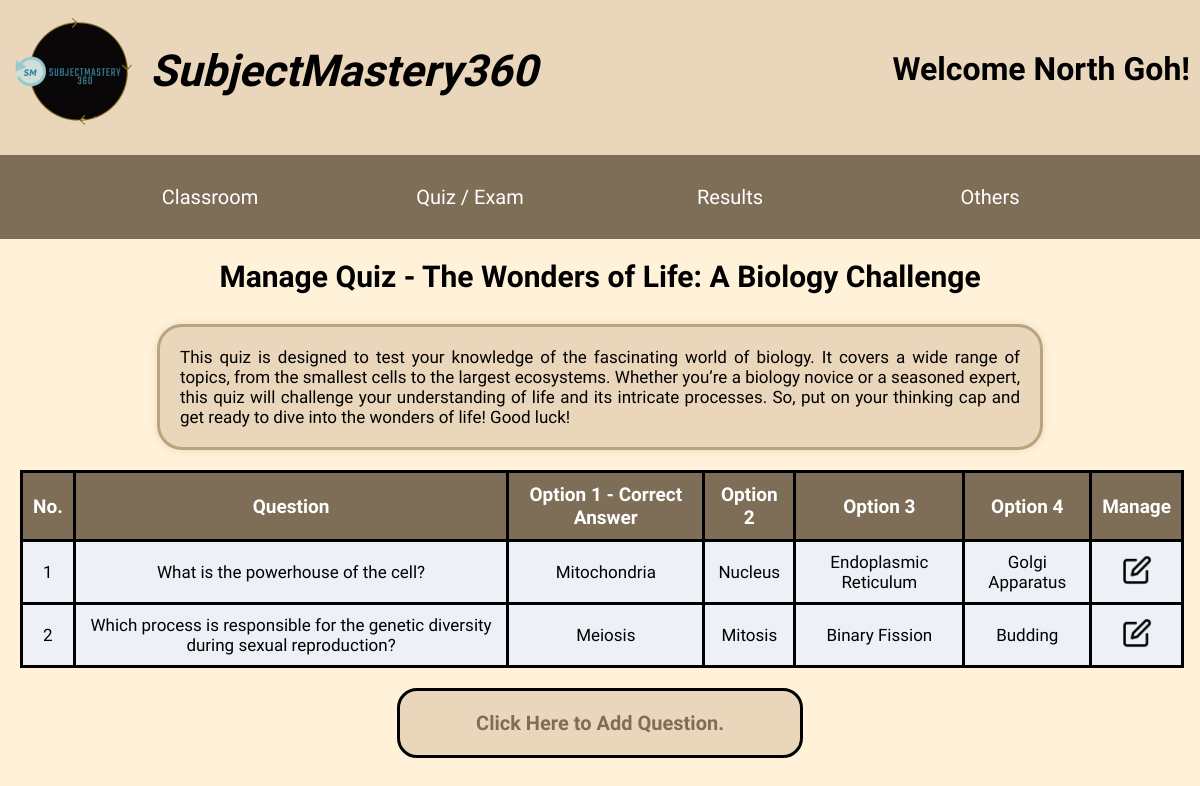
Page /php/teacher-managequiz.php?id=7 (signed in) on the committed database.
### tables this page shows
CREATE TABLE `quiz` (
  `quiz_id` int(11) NOT NULL,
  `quiz_title` varchar(255) NOT NULL,
  `quiz_description` text DEFAULT NULL
);

CREATE TABLE `quiz_question` (
  `quiz_question_id` int(11) NOT NULL,
  `quiz_id` int(11) NOT NULL,
  `quiz_question_text` text NOT NULL CHECK (octet_length(`quiz_question_text`) > 0),
  `quiz_mark` int(11) NOT NULL,
  `quiz_attachment` varchar(255) DEFAULT NULL
);

CREATE TABLE `quiz_option` (
  `quiz_option_id` int(11) NOT NULL,
  `quiz_question_id` int(11) NOT NULL,
  `option_text` varchar(255) NOT NULL,
  `iscorrect` tinyint(1) NOT NULL
);

### php/teacher-managequiz.php (the view, shortened to what this page needs)
<?php
    include "feature-usermenu.php";
    if(isset($_GET['id'])) {
        $quiz_id = $_GET['id'];
        $query = "SELECT q.*, qq.*
                  FROM quiz q
                  JOIN quiz_question qq ON q.quiz_id = qq.quiz_id
                  WHERE q.quiz_id = '$quiz_id'";
        $result = mysqli_query($connection, $query);
        $row = mysqli_fetch_assoc($result);
        $num = 0;
        mysqli_data_seek($result, 0);
?>
<!DOCTYPE html>
<html lang="en">
<head>
    <link rel="stylesheet" href="../css/teacher-managequiz.css">
    <link rel="stylesheet" href="../css/animation.css">
</head>
<body>
    <div class="mng_header">
        Manage Quiz - <?php echo $row['quiz_title']; ?>
    </div>
    <div class="mng-desc">
        <?php echo $row['quiz_description']; ?>
    </div>
    <div class="main-content">
        <table>
            <tr>
               <th>No.</th>
               <th>Question</th>
               <th>Option 1 - Correct Answer</th>
               <th>Option 2</th>
               <th>Option 3</th>
               <th>Option 4</th>
               <th>Manage</th>
            </tr>
            <?php
                while ($rowques = mysqli_fetch_assoc($result)) {
                    $num++;
            ?>
            <tr>
                <td><?php echo $num; ?></td>
                <td><?php echo $rowques['quiz_question_text']; ?></td>
                <?php
                    $optionQuery = "SELECT * FROM quiz_option WHERE quiz_question_id = '".$rowques['quiz_question_id']."' AND iscorrect = '1'";
                    $optionResult = mysqli_query($connection, $optionQuery);
                    $optionRow = mysqli_fetch_assoc($optionResult);
                ?>
                <td><?php echo $optionRow['option_text']; ?></td>
                <?php
                    $incorrectQuery = "SELECT * FROM quiz_option WHERE quiz_question_id = '".$rowques['quiz_question_id']."' AND iscorrect = '0'";
                    $incorrectResult = mysqli_query($connection, $incorrectQuery);
                    while ($incorrectRow = mysqli_fetch_assoc($incorrectResult)) {
                ?>
                <td><?php echo $incorrectRow['option_text']; ?></td>
                <?php
                    }
                ?>
                <td><a href="teacher-editquiz.php?id=<?php echo $rowques['quiz_question_id']; ?>"><img src="../image/edit.png" alt="edit" id="edit"></a></td>
            </tr>
            <?php
                }
            ?>
        </table>
        <div class="linkdiv">
            <a href="teacher-quizquestion.php?id=<?php echo $quiz_id; ?>" class="link">Click Here to Add Question.</a>
        </div>
    </div>
</body>
</html>
<?php
    }
?>

### css/usermenu.css (style rules this page uses)
body { margin: 0; padding: 0; background-color: #FFF2D8; font-family: 'Exo 2', sans-serif; }
#allmenu { font-family: 'Exo 2', sans-serif; color: black; }
* { padding:0; margin: 0; }

### css/teacher-managequiz.css (style rules this page uses)
.mng_header { text-align: center; margin-top: 20px; font-size: 30px; font-weight: bold; }
table { margin-top: 10px; margin-left: 20px; width: 97%; border: 2px solid #7E6E57; border-collapse: collapse; }
th, td { text-align: center; align-items: center; border: 3px solid black; padding: 10px; }
th { background-color: #7E6E57; color: white; text-align: center; padding: 10px; font-size: 19px; }
td { background-color: #edf1f7; font-size: 17px; }
#edit { width: 30px; height: 30px; text-align: center; align-items: center; }
#edit { transition: transform 0.3s ease-in-out; }
.mng-desc { font-size: 17px; text-align: justify; width: 70%; margin: 0 auto; margin-top: 30px; border-radius: 25px; border: 3px solid #BCA37F; padding: 20px; box-shadow: 0 0 10px rgba(0, 0, 0, 0.1); background-color: #EAD7BB; word-spacing: 1.2; margin-bottom: 20px; }
.link { text-decoration: none; color: #7E6E57; font-size: 20px; font-weight: bold; }
.linkdiv { text-align: center; border: 3px solid black; border-radius: 20px; background-color: #EAD7BB; padding: 20px; width: 30%; margin: 0 auto; margin-bottom: 50px; margin-top : 20px; }

### css/animation.css (style rules this page uses)
body { animation: transitionIn 0.75s; }

### rows in the picture
quiz: quiz_title "The Wonders of Life: A Biology Challenge", quiz_description "This quiz is designed to test your knowledge of the fascinating world of biology. It covers a wide range of topics, from the smallest cells to the largest ecosystems. Whether you’re a biology novice or a seasoned expert, this quiz will challenge your understanding of life and its intricate processes. So, put on your thinking cap and get ready to dive into the wonders of life! Good luck!"
quiz_question: quiz_question_text "What is the powerhouse of the cell?", quiz_option.option_text "Mitochondria"
quiz_option: option_text "Nucleus"
quiz_option: option_text "Endoplasmic Reticulum"
quiz_option: option_text "Golgi Apparatus"
quiz_question: quiz_question_text "Which process is responsible for the genetic diversity during sexual reproduction?", quiz_option.option_text "Meiosis"
quiz_option: option_text "Mitosis"
quiz_option: option_text "Binary Fission"
quiz_option: option_text "Budding"

### other values in the picture
$_SESSION['first_name'] "North"
$_SESSION['last_name'] "Goh"
